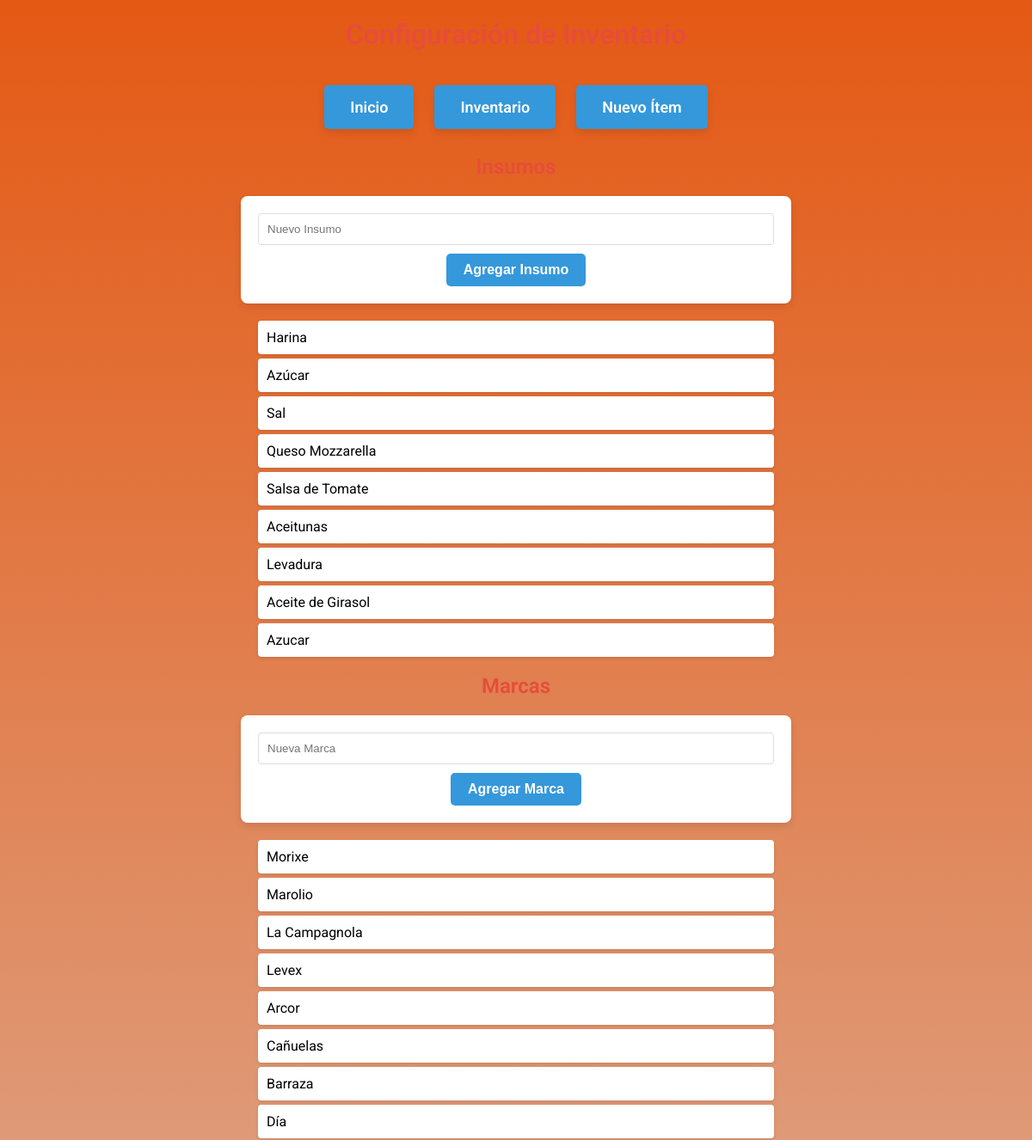
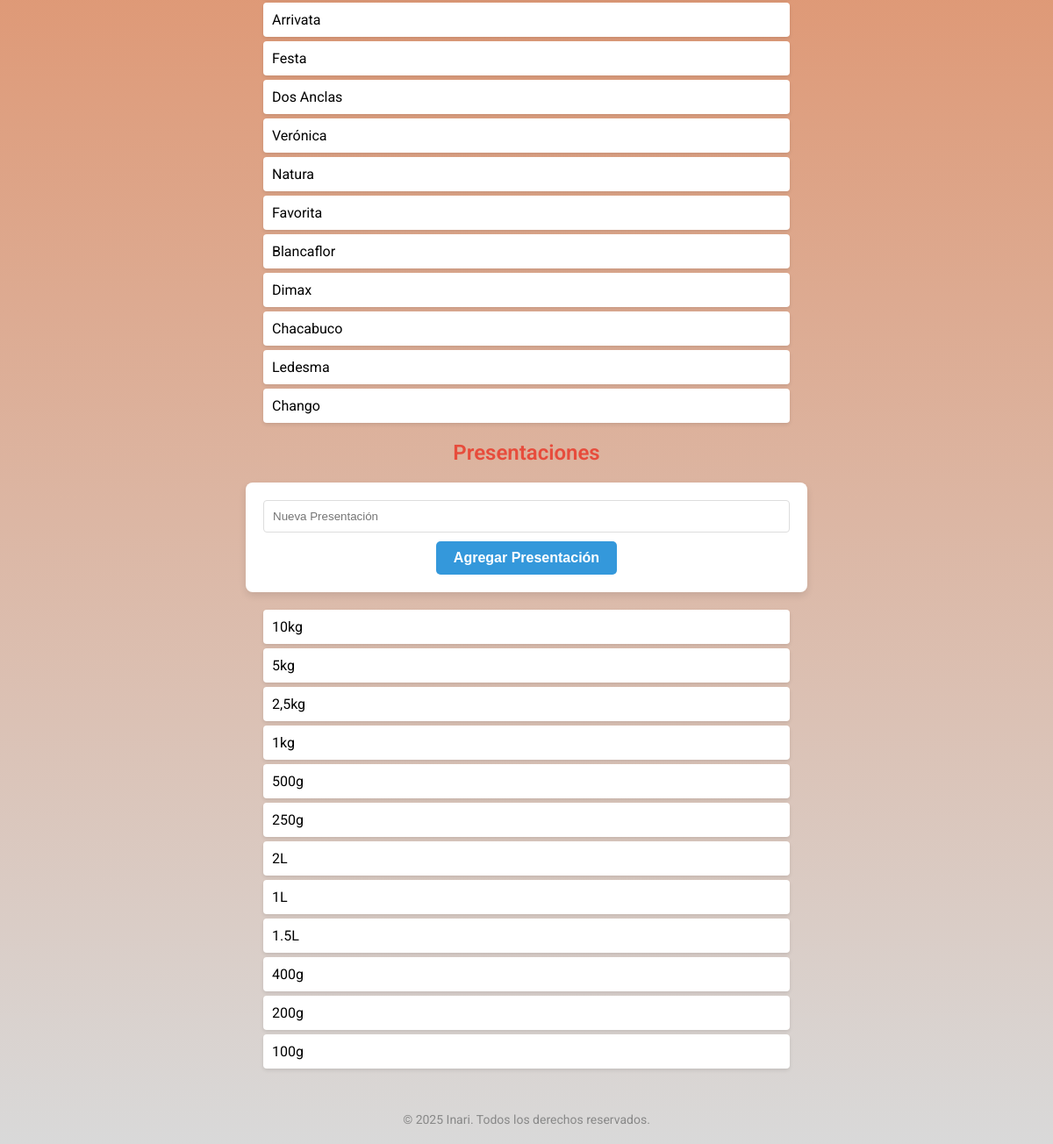
/configuracion, run on the app's committed database (2 pictures, top to bottom).
### tables this page shows
CREATE TABLE insumos (
            id INTEGER PRIMARY KEY,
            nombre TEXT UNIQUE NOT NULL
        );

CREATE TABLE marcas (
        id INTEGER PRIMARY KEY,
        nombre TEXT UNIQUE NOT NULL
    );

CREATE TABLE presentaciones (
        id INTEGER PRIMARY KEY,
        descripcion TEXT UNIQUE NOT NULL
    );

### app.py (the view)
@app.route('/configuracion')
def configuracion():
    conn = get_db_connection()
    cursor = conn.cursor()
    cursor.execute('SELECT id, nombre FROM insumos')
    insumos = cursor.fetchall()
    cursor.execute('SELECT id, nombre FROM marcas')
    marcas = cursor.fetchall()
    cursor.execute('SELECT id, descripcion FROM presentaciones')
    presentaciones = cursor.fetchall()
    conn.close()
    return render_template('configuracion.html', insumos=insumos, marcas=marcas,
                           presentaciones=presentaciones)

### app.py (called while the page is built)
def get_db_connection():
    conn = sqlite3.connect('inventario.db')
    conn.row_factory = sqlite3.Row
    return conn

### Templates/configuracion.html (shortened to what this page needs)
<!DOCTYPE html>
<html>
<head>
</head>
<body>
    <h1>Configuración de Inventario</h1>
    <div class="nav">
        <a href="{{ url_for('home') }}">Inicio</a>
        <a href="{{ url_for('index') }}">Inventario</a>
        <a href="{{ url_for('nuevo') }}">Nuevo Ítem</a>
    </div>
    <h2>Insumos</h2>
    <form method="POST" action="{{ url_for('agregar_insumo') }}">
        <input type="text" name="nombre" placeholder="Nuevo Insumo" required>
        <button type="submit">Agregar Insumo</button>
    </form>
    <ul>
        {% for insumo in insumos %}
            <li>{{ insumo['nombre'] }}</li>
        {% endfor %}
    </ul>
    <h2>Marcas</h2>
    <form method="POST" action="{{ url_for('agregar_marca') }}">
        <input type="text" name="nombre" placeholder="Nueva Marca" required>
        <button type="submit">Agregar Marca</button>
    </form>
    <ul>
        {% for marca in marcas %}
            <li>{{ marca['nombre'] }}</li>
        {% endfor %}
    </ul>
    <h2>Presentaciones</h2>
    <form method="POST" action="{{ url_for('agregar_presentacion') }}">
        <input type="text" name="descripcion" placeholder="Nueva Presentación" required>
        <button type="submit">Agregar Presentación</button>
    </form>
    <ul>
        {% for presentacion in presentaciones %}
            <li>{{ presentacion['descripcion'] }}</li>
        {% endfor %}
    </ul>
</body>
<footer style="margin-top: 50px; font-size: 14px; color: #888;">
    © 2025 Inari. Todos los derechos reservados.
</footer>
</html>

### Templates/configuracion.html (style rules this page uses)
body { font-family: 'Roboto', sans-serif; text-align: center; margin: 20px; background: linear-gradient(to bottom, #e45914, #d9d9d9); }
h1, h2 { color: #e74c3c; font-weight: 600; }
form { max-width: 600px; margin: 20px auto; background: white; padding: 20px; border-radius: 8px; box-shadow: 0 4px 8px rgba(0, 0, 0, 0.1); }
input { width: 100%; padding: 10px; border: 1px solid #ddd; border-radius: 4px; box-sizing: border-box; margin-bottom: 10px; }
button { padding: 10px 20px; background-color: #3498db; color: white; border: none; border-radius: 5px; font-size: 16px; cursor: pointer; font-weight: 600; }
ul { list-style-type: none; padding: 0; margin: 20px auto; max-width: 600px; text-align: left; }
li { background: white; margin: 5px 0; padding: 10px; border-radius: 4px; box-shadow: 0 2px 4px rgba(0, 0, 0, 0.1); }
.nav { margin-top: 30px; }
.nav a { display: inline-block; margin: 10px; padding: 15px 30px; text-decoration: none; color: white; background-color: #3498db; border-radius: 5px; font-size: 18px; font-weight: 600; box-shadow: 0 4px 8px rgba(0, 0, 0, 0.1); }

### data on the page
insumos: nombre "Harina"
insumos: nombre "Azúcar"
insumos: nombre "Sal"
insumos: nombre "Queso Mozzarella"
insumos: nombre "Salsa de Tomate"
insumos: nombre "Aceitunas"
insumos: nombre "Levadura"
insumos: nombre "Aceite de Girasol"
insumos: nombre "Azucar"
marcas: nombre "Morixe"
marcas: nombre "Marolio"
marcas: nombre "La Campagnola"
marcas: nombre "Levex"
marcas: nombre "Arcor"
marcas: nombre "Cañuelas"
marcas: nombre "Barraza"
marcas: nombre "Día"
marcas: nombre "Arrivata"
marcas: nombre "Festa"
marcas: nombre "Dos Anclas"
marcas: nombre "Verónica"
marcas: nombre "Natura"
marcas: nombre "Favorita"
marcas: nombre "Blancaflor"
marcas: nombre "Dimax"
marcas: nombre "Chacabuco"
marcas: nombre "Ledesma"
marcas: nombre "Chango"
presentaciones: descripcion "10kg"
presentaciones: descripcion "5kg"
presentaciones: descripcion "2,5kg"
presentaciones: descripcion "1kg"
presentaciones: descripcion "500g"
presentaciones: descripcion "250g"
presentaciones: descripcion "2L"
presentaciones: descripcion "1L"
presentaciones: descripcion "1.5L"
presentaciones: descripcion "400g"
presentaciones: descripcion "200g"
presentaciones: descripcion "100g"
